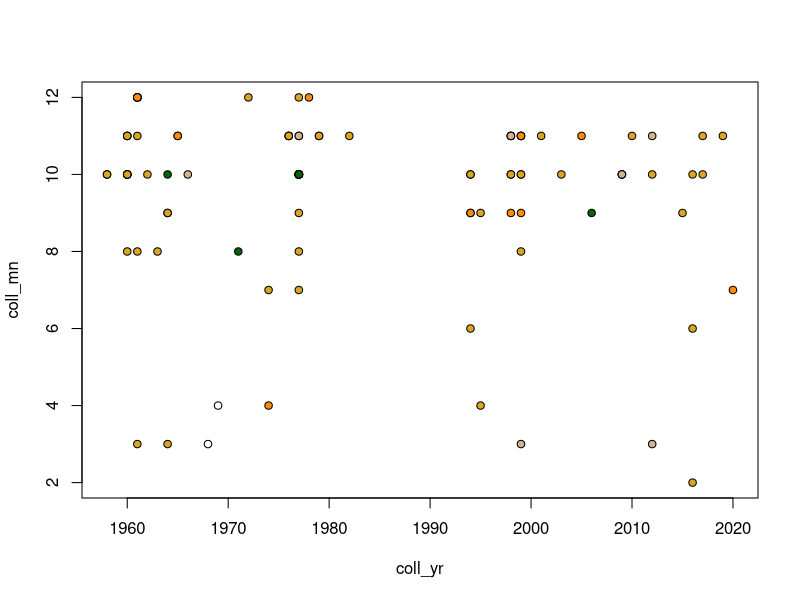
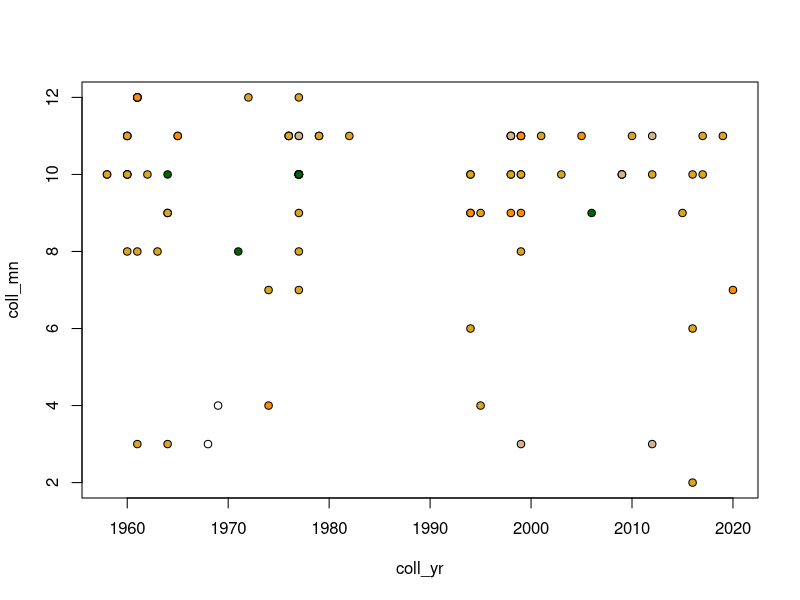
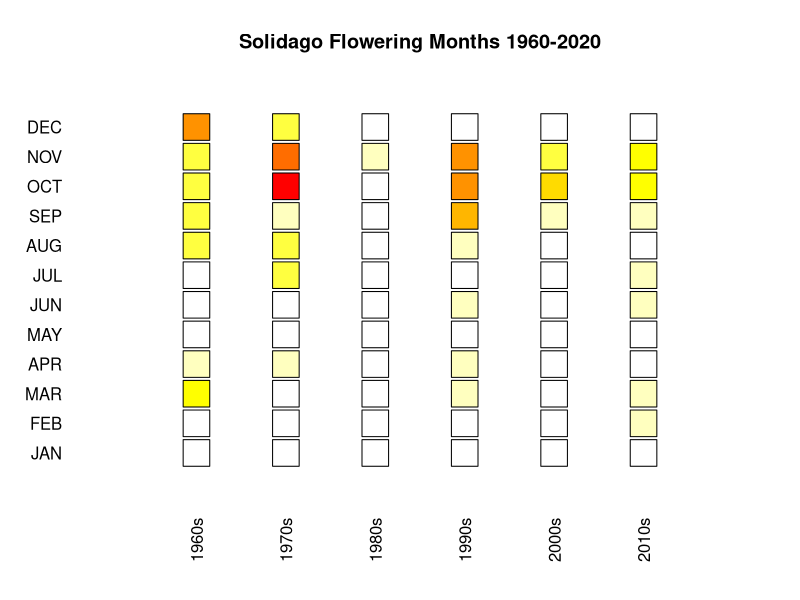

Here is the R script that generated these plots, in order:
###Looking at flowering times for different plants and how to use this to track environmental change.

solidago <- read.csv("data/Solidago_pull.csv", header = TRUE)

#Step one, clean up data - need to be able to work with days, months, and years separately.

coll_dates = as.Date(solidago$Collection.Date, tryFormats = c("%m/%d/%Y", "%d %b %Y"))

coll_dates = coll_dates[is.na(coll_dates) == FALSE]
#Carex_clean = Carex_clean[is.na(coll_dates) == FALSE, ]

coll_yr = format(coll_dates, format = "%Y")
coll_mn = format(coll_dates, format = "%m")
coll_dy = format(coll_dates, format = "%d")

#Can make a vector coding colors for reproductive state.

rep_types = unique(solidago$RepState1)
rep_color = c("goldenrod", "tan", "darkorange", "darkgreen", "tan", NA)
rep_state = vector("numeric", length = length(coll_dates))

for(i in 1:length(rep_types)){
  rep_state[solidago$RepState1 == rep_types[i]] = rep_color[i]
}

#Plot it

plot(coll_yr, coll_mn, pch = 21, bg = rep_state)

#Plot is a bit inconclusive, maybe we only go for the common species - S. fistulosa, S. odora, S. sempervirens, and S. stricta.

solidago_select = solidago[solidago$genus == "Solidago" | solidago$species == "fistulosa" | solidago$species == "odora" | solidago$species == "sempervirens" | solidago$species == "stricta" & solidago$RepState1 == "Flower", ]
rep_state = rep_state[solidago$genus == "Solidago" | solidago$species == "fistulosa" | solidago$species == "odora" | solidago$species == "sempervirens" | solidago$species == "stricta" & solidago$RepState1 == "Flower"]

coll_yr = coll_yr[solidago$genus == "Solidago" | solidago$species == "fistulosa" | solidago$species == "odora" | solidago$species == "sempervirens" | solidago$species == "stricta" & solidago$RepState1 == "Flower"]
coll_mn = coll_mn[solidago$genus == "Solidago" | solidago$species == "fistulosa" | solidago$species == "odora" | solidago$species == "sempervirens" | solidago$species == "stricta" & solidago$RepState1 == "Flower"]
coll_dy = coll_dy[solidago$genus == "Solidago" | solidago$species == "fistulosa" | solidago$species == "odora" | solidago$species == "sempervirens" | solidago$species == "stricta" & solidago$RepState1 == "Flower"]

#Re-plot

plot(coll_yr, coll_mn, pch = 21, bg = rep_state)

#Might see more patterns numerically - method below works, but it needs to be made more efficient and needs to be sorted by rep. state.
###Worth thinking about how to make this easier to operate in general such that you can feed it any dataset and get some feedback.

#mean(as.numeric(coll_mn[solidago_select$species == "fistulosa" & coll_yr < 1969]))
#mean(as.numeric(coll_mn[solidago_select$species == "fistulosa" & coll_yr < 1979 & coll_yr > 1970]))
#mean(as.numeric(coll_mn[solidago_select$species == "fistulosa" & coll_yr < 1989 & coll_yr > 1980]))
#mean(as.numeric(coll_mn[solidago_select$species == "fistulosa" & coll_yr < 1999 & coll_yr > 1990]))
#mean(as.numeric(coll_mn[solidago_select$species == "fistulosa" & coll_yr < 2009 & coll_yr > 2000]))
#mean(as.numeric(coll_mn[solidago_select$species == "fistulosa" & coll_yr < 2020 & coll_yr > 2010]))
#
#
#mean(as.numeric(coll_mn[solidago_select$species == "odora"]))
#mean(as.numeric(coll_mn[solidago_select$species == "sempervirens"]))
#mean(as.numeric(coll_mn[solidago_select$species == "stricta"]))

#Make a matrix of decades and months.

sdg_decade = matrix(nrow = 12, ncol = 6)

num_decades = seq(1960, 2010, 10)
decades = c("1960s", "1970s", "1980s", "1990s", "2000s", "2010s")
months = c("JAN", "FEB", "MAR", "APR", "MAY", "JUN", "JUL", "AUG", "SEP", "OCT", "NOV", "DEC")

colnames(sdg_decade) = decades
row.names(sdg_decade) = months

for(i in 1:ncol(sdg_decade)){
  if(i == 6){
    pull = solidago_select[coll_yr > num_decades[i],]
    m_pull = as.numeric(coll_mn[coll_yr > num_decades[i]])
  } else {
    pull = solidago_select[coll_yr > num_decades[i] & coll_yr < num_decades[i+1],]
    m_pull = as.numeric(coll_mn[coll_yr > num_decades[i] & coll_yr < num_decades[i+1]])
  }
  
  mn_count = table(m_pull)
  
  for(j in 1:length(mn_count)){
    sdg_decade[as.numeric(names(mn_count[j])),i] = mn_count[[j]]
  }
  
}

#Calendar het map plot

plot(0, 0, pch = NA, axes = FALSE, ann = FALSE, xlim = c(0,7), ylim = c(0,13))

palette(rev(heat.colors(10)))

for(i in 1:ncol(sdg_decade)){
  points(rep(i, 12), 1:12, pch = 22, bg = sdg_decade[,i], cex = 4)
}

axis(1, c(1:6), decades, tick = FALSE, las = 2)
axis(2, c(1:12), months, las = 1, cex = 0.75, tick = FALSE)

title(main = "Solidago Flowering Months 1960-2020")
